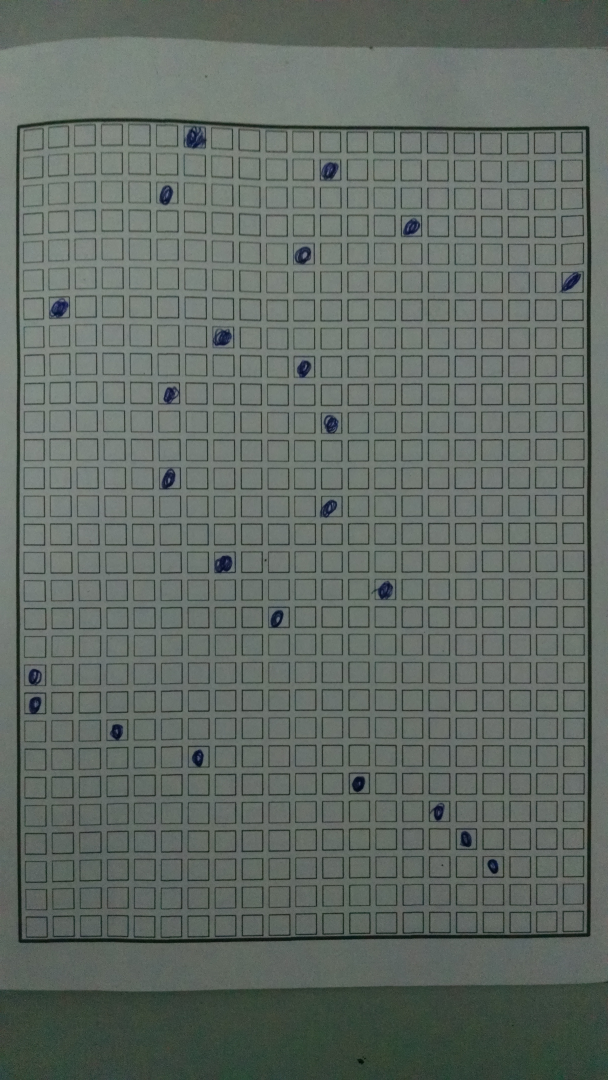
//> input picture boleto.jpg, 2432 x 4320 px (shown at 1/4 size)
$ ./main boleto.jpg   (built with g++ and OpenCV 4)
//> lines starting //> are read from the running program, lines starting //| are printed output that depends on the picture; after the words box and inside, x2 and y2 are one past the last pixel; in counts of white or black regions, pixels touching at a corner belong together
### omr.hpp
#ifndef ___OMR_H___
#define ___OMR_H___

#include <opencv2/highgui/highgui.hpp>
#include <opencv2/imgproc/imgproc.hpp>
#include <iostream>
#include <stdio.h>
#include <vector>
#include <algorithm>

using namespace cv;
using namespace std;

#define pb push_back

// [15 lines left out: function computeIntersect, not called in this run]

static inline bool comparator2(double a,double b){
  return a<b;
}
static inline bool comparator3(Vec3f a,Vec3f b){
  return a[0]<b[0];
}

static inline bool comparator(Point2f a,Point2f b){
  return a.x<b.x;
}
// [27 lines left out: function sortCorners, not called in this run]

static inline void cleanup_image(cv::Mat &src, cv::Mat &dst){
  cv::Size size(3,3);
  cv::GaussianBlur(src,dst,size,0);
  //imshow("blur", img);
  adaptiveThreshold(src, dst,255,CV_ADAPTIVE_THRESH_MEAN_C, CV_THRESH_BINARY,75,10);
  //imshow("thresh", img);
  cv::bitwise_not(src, dst);
}

// [201 lines left out: functions search_lines, find_corners, compute_mass_center, fix_perspective, find_circles, find_markers and 2 more, not called in this run]

static inline bool compareContourAreas ( std::vector<cv::Point> contour1,
    std::vector<cv::Point> contour2 ) {
    double i = fabs( contourArea(cv::Mat(contour1)) );
    double j = fabs( contourArea(cv::Mat(contour2)) );
    return ( i < j );
}

static inline cv::Mat wrap(cv::Mat &src, vector<Point> largest){
  vector<vector<Point> > contours_poly(1);
  approxPolyDP( Mat(largest), contours_poly[0],10, true );
  Rect boundRect=boundingRect(largest);
  if(contours_poly[0].size()==4){
    std::vector<Point2f> quad_pts;
    std::vector<Point2f> squre_pts;
    quad_pts.push_back(Point2f(contours_poly[0][0].x,contours_poly[0][0].y));
    quad_pts.push_back(Point2f(contours_poly[0][1].x,contours_poly[0][1].y));
    quad_pts.push_back(Point2f(contours_poly[0][3].x,contours_poly[0][3].y));
    quad_pts.push_back(Point2f(contours_poly[0][2].x,contours_poly[0][2].y));
    squre_pts.push_back(Point2f(boundRect.x,boundRect.y));
    squre_pts.push_back(Point2f(boundRect.x,boundRect.y+boundRect.height));
    squre_pts.push_back(Point2f(boundRect.x+boundRect.width,boundRect.y));
    squre_pts.push_back(Point2f(boundRect.x+boundRect.width,boundRect.y+boundRect.height));

    Mat transmtx = getPerspectiveTransform(quad_pts,squre_pts);
    Mat transformed = Mat::zeros(src.rows, src.cols, CV_8UC3);
    warpPerspective(src, transformed, transmtx, src.size());
    Point P1=contours_poly[0][0];
    Point P2=contours_poly[0][1];
    Point P3=contours_poly[0][2];
    Point P4=contours_poly[0][3];


    line(src,P1,P2, Scalar(0,0,255),1,CV_AA,0);
    line(src,P2,P3, Scalar(0,0,255),1,CV_AA,0);
    line(src,P3,P4, Scalar(0,0,255),1,CV_AA,0);
    line(src,P4,P1, Scalar(0,0,255),1,CV_AA,0);
    rectangle(src,boundRect,Scalar(0,255,0),1,8,0);
    rectangle(transformed,boundRect,Scalar(0,255,0),1,8,0);

    imshow("src", src);
    imshow("quadrilateral", transformed);
    return transformed(boundRect);
  }else
    cout << "Make sure that your are getting 4 corner using approxPolyDP..." <<
      contours_poly[0].size() << endl;
  return src;
}
#endif

### main.cpp
#include <opencv2/highgui/highgui.hpp>
#include <opencv2/imgproc/imgproc.hpp>
#include <iostream>
#include <stdio.h>
#include <vector>
#include <algorithm>
#include "omr.hpp"

//g++ main.cpp -o main -I /usr/local/include/opencv -lopencv_core -lopencv_imgproc -lopencv_highgui

using namespace cv;
using namespace std;

Mat img;
int thresh = 100;
int max_thresh = 255;

void thresh_callback(int, void*);
void clean_callback(int, void*);

int range = 200;

#define MAX_WIDTH 600.0

int main(int argc, char* argv[]){

  const char* filename = argc >= 2 ? argv[1] : "example.jpg";
  img = imread(filename, 0);
//> img: 4320 rows x 2432 cols, CV_8UC1; min 4, max 156, mean 103.6
  //imshow("original", img);
  Size new_size(MAX_WIDTH, (MAX_WIDTH/img.size().width) * img.size().height);
//> new_size = Size(600, 1065)
  resize(img, img, new_size);
//> img: 1065 rows x 600 cols, CV_8UC1

  // [10 lines of commented-out code are left out]
  char* source_window = "Source";
  namedWindow( source_window, CV_WINDOW_AUTOSIZE );
  imshow( source_window, img );
  createTrackbar( " Canny thresh:", "Source", &thresh, max_thresh, thresh_callback );
  thresh_callback( 0, 0 );
//> in thresh_callback, `Canny(img, edges, thresh, thresh * 2, 3);`:
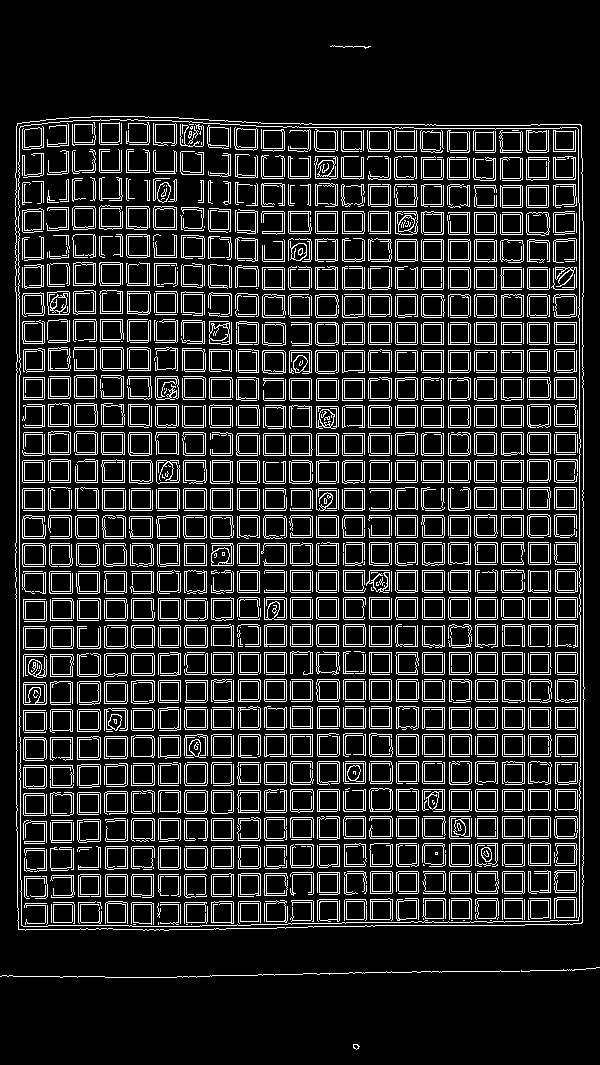
//> edges: 1065 rows x 600 cols, CV_8UC1; 15.4% white in thin lines or dots
//> in thresh_callback, `findContours( edges, contours, hierarchy, CV_RETR_EXTERNAL, CV_CHAIN_A..`: contours = 5 contours, 3 with area under 20; largest, box (x1, y1, x2, y2) and area: (15, 116, 585, 931) 456192, (353, 1044, 360, 1050) 21
//> in compareContourAreas, `double i = fabs( contourArea(cv::Mat(contour1)) );`: i = 1
//> in compareContourAreas, `double j = fabs( contourArea(cv::Mat(contour2)) );`: j = 21
//> in thresh_callback, `drawContours( drawing, biggest, -1, color, 2 );`:
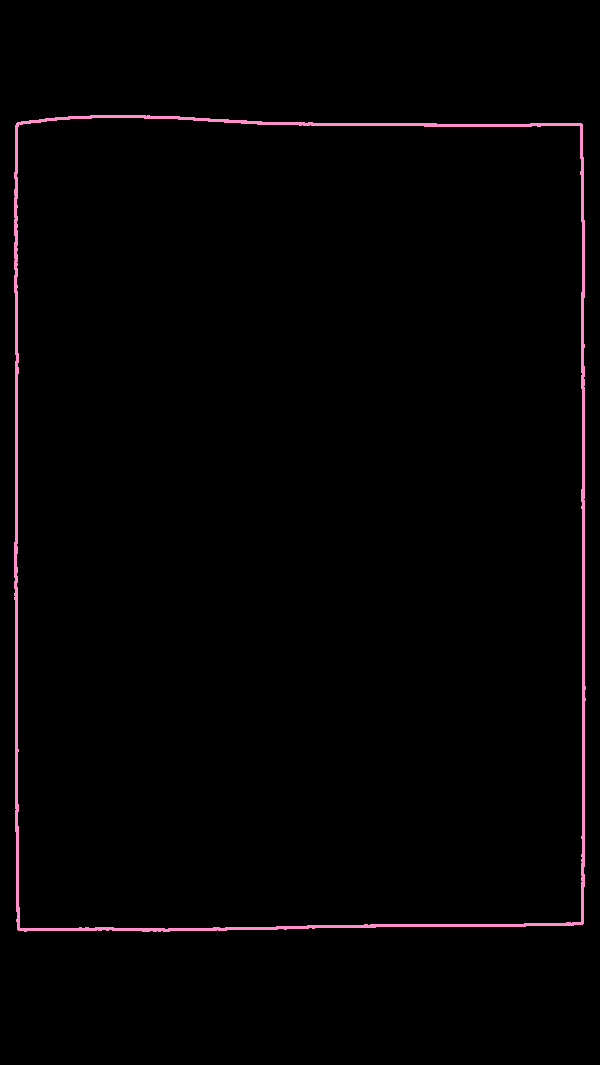
//> drawing: 1065 rows x 600 cols, CV_8UC3; mean B, G, R 2.7, 1.9, 3.4
//> in wrap, `approxPolyDP( Mat(largest), contours_poly[0],10, true );`: contours_poly = 1 contour; box (x1, y1, x2, y2) and area: (17, 123, 582, 930) 451928
//> in wrap, `Rect boundRect=boundingRect(largest);`: boundRect = Rect(15, 116, 570, 815)
//> in wrap, `quad_pts.push_back(Point2f(contours_poly[0][0].x,contours_poly[0][0].y..`: quad_pts = 1 Point (x, y): [17, 123]
//> in wrap, `quad_pts.push_back(Point2f(contours_poly[0][1].x,contours_poly[0][1].y..`: quad_pts = 2 Points (x, y): [17, 123], [18, 929]
//> in wrap, `quad_pts.push_back(Point2f(contours_poly[0][3].x,contours_poly[0][3].y..`: quad_pts = 3 Points (x, y): [17, 123], [18, 929], [581, 125]
//> in wrap, `quad_pts.push_back(Point2f(contours_poly[0][2].x,contours_poly[0][2].y..`: quad_pts = 4 Points (x, y): [17, 123], [18, 929], [581, 125], [581, 923]
//> in wrap, `squre_pts.push_back(Point2f(boundRect.x,boundRect.y));`: squre_pts = 1 Point (x, y): [15, 116]
//> in wrap, `squre_pts.push_back(Point2f(boundRect.x,boundRect.y+boundRect.height));`: squre_pts = 2 Points (x, y): [15, 116], [15, 931]
//> in wrap, `squre_pts.push_back(Point2f(boundRect.x+boundRect.width,boundRect.y));`: squre_pts = 3 Points (x, y): [15, 116], [15, 931], [585, 116]
//> in wrap, `squre_pts.push_back(Point2f(boundRect.x+boundRect.width,boundRect.y+bo..`: squre_pts = 4 Points (x, y): [15, 116], [15, 931], [585, 116], [585, 931]
//> in wrap, `Mat transmtx = getPerspectiveTransform(quad_pts,squre_pts);`: transmtx = [[1, -0.00127, -1.85], [-0.00562, 1.01, -8.02], [-1.76e-05, -2.18e-06, 1]]
//> in wrap, `warpPerspective(src, transformed, transmtx, src.size());`:
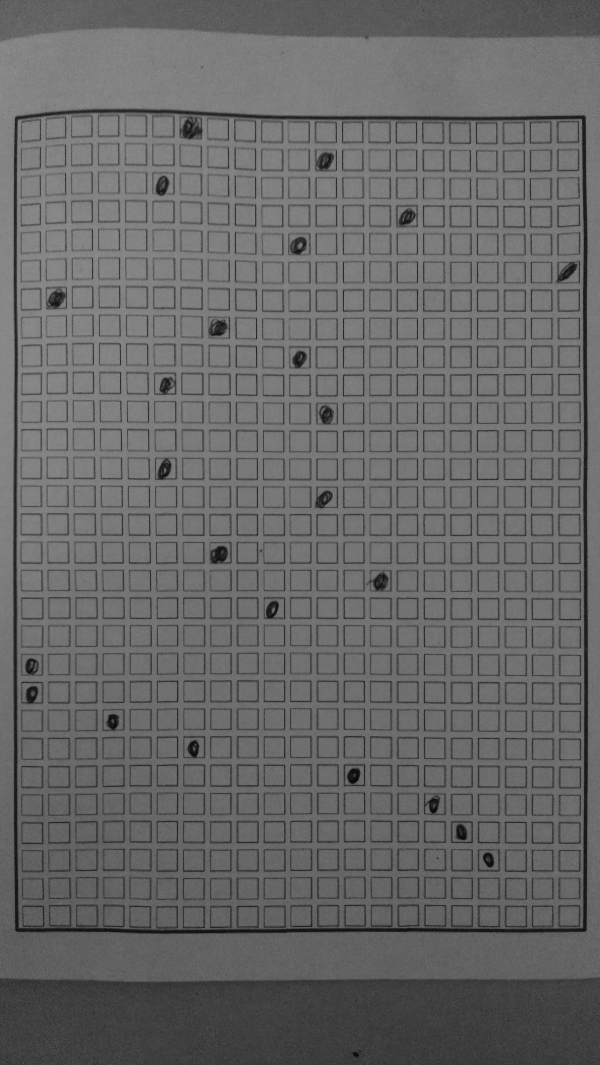
//> transformed: 1065 rows x 600 cols, CV_8UC1; min 9, max 143, mean 103.8
//> in wrap, `Point P1=contours_poly[0][0];`: P1 = Point(17, 123)
//> in wrap, `Point P2=contours_poly[0][1];`: P2 = Point(18, 929)
//> in wrap, `Point P3=contours_poly[0][2];`: P3 = Point(581, 923)
//> in wrap, `Point P4=contours_poly[0][3];`: P4 = Point(581, 125)
//> in wrap, `line(src,P1,P2, Scalar(0,0,255),1,CV_AA,0);`: src: 1065 rows x 600 cols, CV_8UC1; min 1, max 148, mean 103.4
//> in wrap, `line(src,P2,P3, Scalar(0,0,255),1,CV_AA,0);`: src: 1065 rows x 600 cols, CV_8UC1; min 1, max 148, mean 103.4
//> in wrap, `line(src,P3,P4, Scalar(0,0,255),1,CV_AA,0);`: src: 1065 rows x 600 cols, CV_8UC1; min 1, max 148, mean 103.3
//> in wrap, `rectangle(transformed,boundRect,Scalar(0,255,0),1,8,0);`:
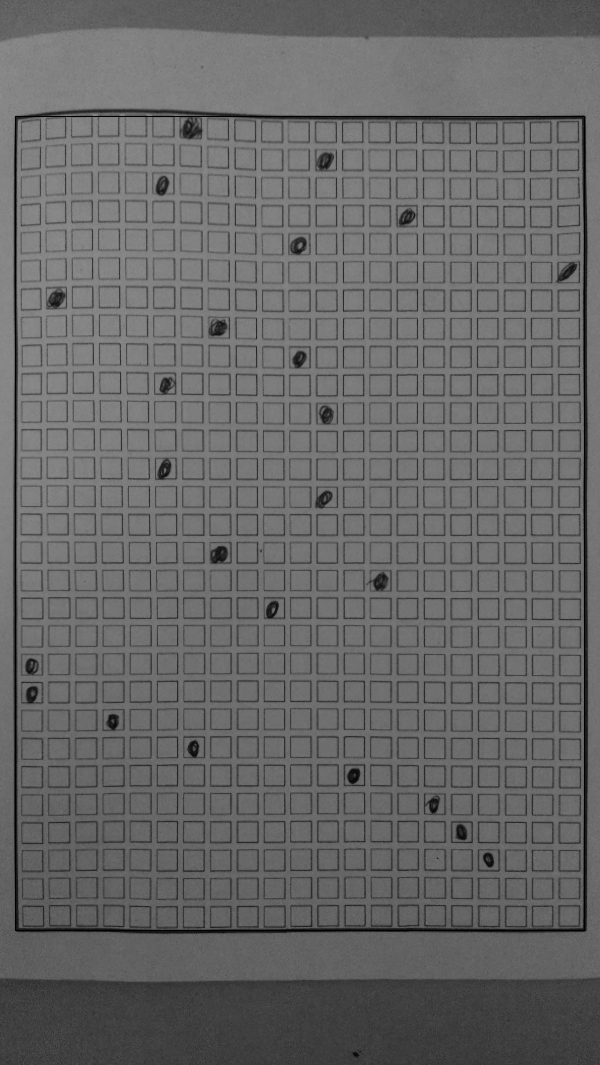
//> transformed: 1065 rows x 600 cols, CV_8UC1; 0.43% of pixels changed, all inside (x1, y1, x2, y2) = (15, 116, 585, 931)
//> in thresh_callback, `Mat normalized = wrap(img, biggest[0]);`:
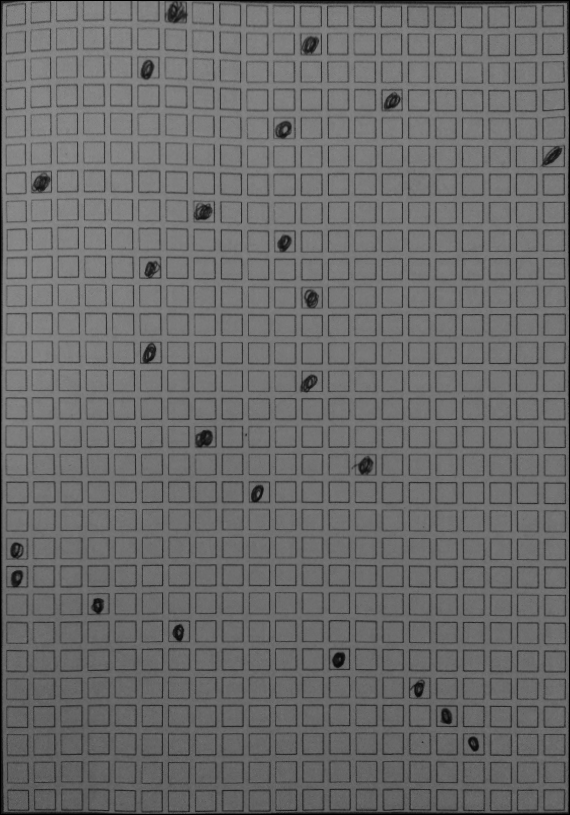
//> normalized: 815 rows x 570 cols, CV_8UC1; min 0, max 142, mean 107
//> in cleanup_image, `adaptiveThreshold(src, dst,255,CV_ADAPTIVE_THRESH_MEAN_C, CV_THRESH_BI..`:
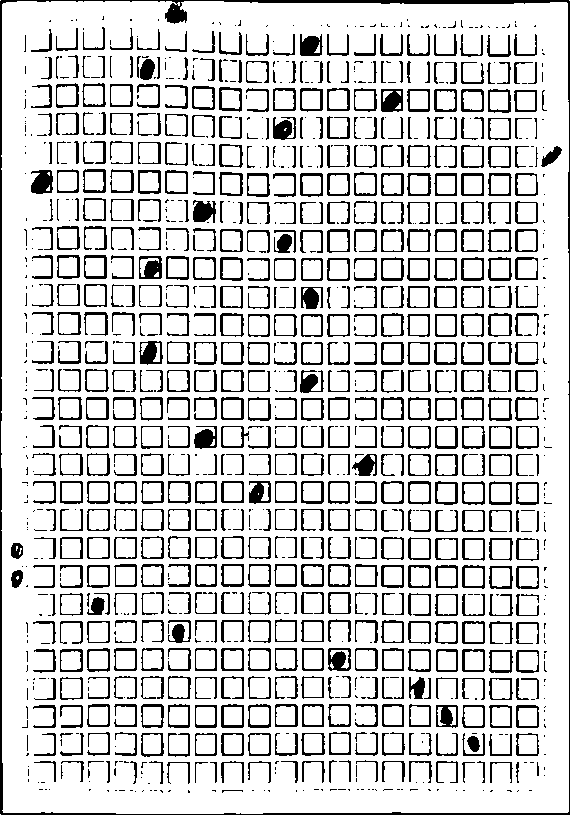
//> src: 815 rows x 570 cols, CV_8UC1; 81.5% white; black in thin lines or dots
//> in cleanup_image, `cv::bitwise_not(src, dst);`: src: 815 rows x 570 cols, CV_8UC1; 18.5% white in thin lines or dots
//> in thresh_callback, `cvtColor(normalized, drawing, CV_GRAY2RGB);`: drawing: 815 rows x 570 cols, CV_8UC3; 18.5% white in thin lines or dots
//> after the loop in thresh_callback, `for(int i = 0; i < rows; i++)`:
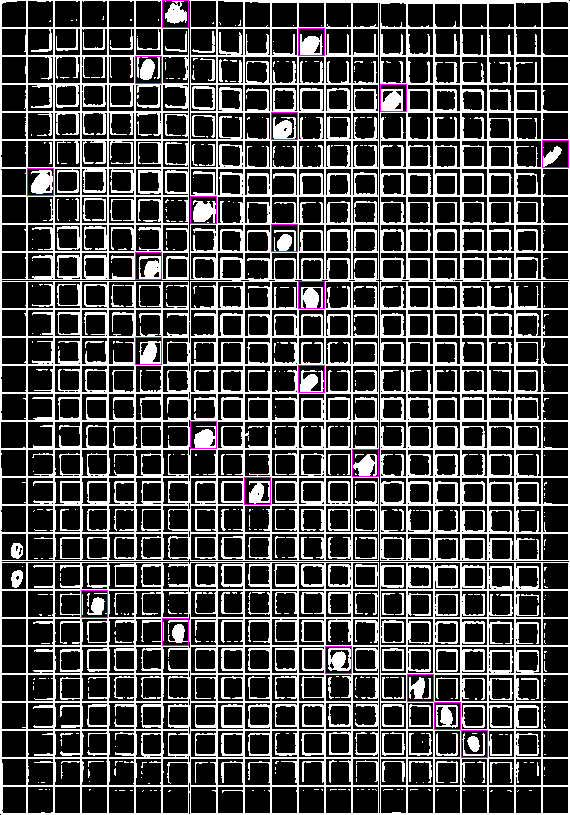
//> drawing: 815 rows x 570 cols, CV_8UC3; mean R, G, B 77.1, 75.9, 77.1
  //createTrackbar( " Canny thresh:", "Source", &range, 255, clean_callback );
  //clean_callback( 0, 0 );
  ////imshow("original", img);

  waitKey();

  return 0;
}

// [58 lines left out: function clean_callback, not called in this run]

void thresh_callback(int, void*){

  vector<vector<Point> > contours;
  vector<vector<Point> > biggest;
  vector<Vec4i> hierarchy;
  Mat edges;
  RNG rng(12345);
  Canny(img, edges, thresh, thresh * 2, 3);
  // Find contours
  findContours( edges, contours, hierarchy, CV_RETR_EXTERNAL,
      CV_CHAIN_APPROX_SIMPLE, Point(0, 0) );

  sort(contours.begin(), contours.end(), compareContourAreas);
  biggest.pb(contours[contours.size()-1]);

  /// Draw contours
  Mat drawing = Mat::zeros( edges.size(), CV_8UC3 );
  Scalar color = Scalar( rng.uniform(0, 255), rng.uniform(0,255), rng.uniform(0,255) );
  //drawContours( edges, contours, -1, color, 2, 8, hierarchy, 0, Point() );
  drawContours( drawing, biggest, -1, color, 2 );

  // [6 lines of commented-out code are left out]
  imshow( "Source", drawing );

  Mat normalized = wrap(img, biggest[0]);
  imshow("wrap and cut", normalized);

  cleanup_image(normalized, normalized);
  cvtColor(normalized, drawing, CV_GRAY2RGB);

  int cols = 21;
  int rows = 29;
  double w_step = normalized.size().width / 21.0;
  double h_step = normalized.size().height / 29.0;
  for(int i = 0; i < rows; i++){
    for(int j = 0; j < cols; j++){
      double x = j * w_step;
      double y = i * h_step;

      Rect rect(x,y,w_step,h_step);
      Mat submat = normalized(rect);
      Rect rect2(w_step*0.2,h_step*0.2,w_step*0.6,h_step*0.6);
      submat = submat(rect2);
      double p =(double)countNonZero(submat)/(submat.size().width*submat.size().height);
      rectangle(drawing, rect, Scalar(255, 255, 255));
      if(p>=0.5){
        //max = p;
        //ind = j;
        //rectangle(src, c, averR, Scalar(255,0,255), 3, 8, 0);
        rectangle(drawing, rect, Scalar(255, 0, 255));
        cout << p << endl;
      }
    }
  }
  imshow("founded", drawing);

  //Mat img4;
  //cvtColor(drawing,img4, CV_RGB2GRAY);
  //vector<Vec4i> lines = search_lines(img4);
  //for(int i = 0; i < lines.size(); i++)
  //  line(drawing, Point(lines[i][0], lines[i][1]), Point(lines[i][2],
  //        lines[i][3]), Scalar(0,0,255), 3, CV_AA);
  //imshow("lines",drawing);

  // you could also reuse img1 here
  //Mat mask = Mat::zeros(img.rows, img.cols, CV_8UC1);

  //// CV_FILLED fills the connected components found
  //drawContours(mask, biggest, -1, Scalar(255), CV_FILLED);
  //imshow("Mask", mask);

  //// let's create a new image now
  //Mat crop(img.rows, img.cols, CV_8UC3);

  //// set background to green
  //crop.setTo(Scalar(0,255,0));

  //// and copy the magic apple
  //img.copyTo(crop, mask);

  //// normalize so imwrite(...)/imshow(...) shows the mask correctly!
  //normalize(mask.clone(), mask, 0.0, 255.0, CV_MINMAX, CV_8UC1);

  //imshow("cropped", crop);

  //Rect r = boundingRect(biggest[0]);

  //cout << r << endl;
  //Mat submat = img(r);
  ////circle( submat, Point(10,10), 3, Scalar(0,0,0), -1, 8, 0 );
  //imshow("cropped2", submat);
  //cv::Mat quad = cv::Mat::zeros(r.height, r.width, CV_8UC3);
  //// Corners of the destination image
  //std::vector<cv::Point2f> quad_pts;
  //quad_pts.push_back(cv::Point2f(0, 0));
  //quad_pts.push_back(cv::Point2f(quad.cols, 0));
  //quad_pts.push_back(cv::Point2f(quad.cols, quad.rows));
  //quad_pts.push_back(cv::Point2f(0, quad.rows));

  //cv::Mat img3, quad;
  //cvtColor(img,img3, CV_GRAY2RGB);

  //fix_perspective(img3, quad, corners, quad_pts);

  //imshow("transform",quad);

  /////imshow("cvtColor", img3);

  /////Mat img3;
  /////cvtColor(drawing,img3, CV_RGB2GRAY);
  //vector<Vec4i> lines = search_lines(edges);

  //// DEBUG PURPOSE
  //cv::Mat img2;
  //cvtColor(img,img2, CV_GRAY2RGB);

  //for(int i = 0; i < lines.size(); i++)
  //  line(img2, Point(lines[i][0], lines[i][1]), Point(lines[i][2],
  //        lines[i][3]), Scalar(0,0,255), 3, CV_AA);
  //imshow("lines",img2);

  ////Find corners
  //vector<cv::Point2f> corners = find_corners(img, lines);

  ////DEBUG CORNERS
  //for(int i = 0; i < corners.size(); i++)
  //  circle( img2, corners[i], 3, Scalar(0,255,0), -1, 8, 0 );
  ////imshow("corners",img2);

  //// Get mass center
  //cv::Point2f center = compute_mass_center(corners);
  //for (int i = 0; i < corners.size(); i++)
  //  center += corners[i];
  //center *= (1. / corners.size());

  ////circle( img2, center, 3, Scalar(255,255,0), -1, 8, 0 );
  ////imshow("mass",img2);

  //sortCorners(corners, center);

  //Rect r = boundingRect(corners);
  //cout << r << endl;
  //cv::Mat quad = cv::Mat::zeros(r.height, r.width, CV_8UC3);
  //// Corners of the destination image
  //std::vector<cv::Point2f> quad_pts;
  //quad_pts.push_back(cv::Point2f(0, 0));
  //quad_pts.push_back(cv::Point2f(quad.cols, 0));
  //quad_pts.push_back(cv::Point2f(quad.cols, quad.rows));
  //quad_pts.push_back(cv::Point2f(0, quad.rows));

  //cv::Mat img3;
  //cvtColor(img,img3, CV_GRAY2RGB);

  //fix_perspective(img3, quad, corners, quad_pts);

  ////imshow("transform",quad);

  //vector<Vec3f> circles = find_circles(quad);
  //for( size_t i = 0; i < circles.size(); i++ ){
  //  Point center(cvRound(circles[i][0]), cvRound(circles[i][1]));
  //  circle( quad, center, 3, Scalar(0,255,0), -1, 8, 0 );
  //}
  ////imshow("circles",quad);

  ////waitKey();

  //vector<int> markers = find_markers(quad, circles);
  //for(int i = 0; i < markers.size(); i++){
  //  printf("%d: %c\n", i+1, 'A'+markers[i]);
  //}

  ////// circle outline*/
  //imshow("circles",quad);
}
